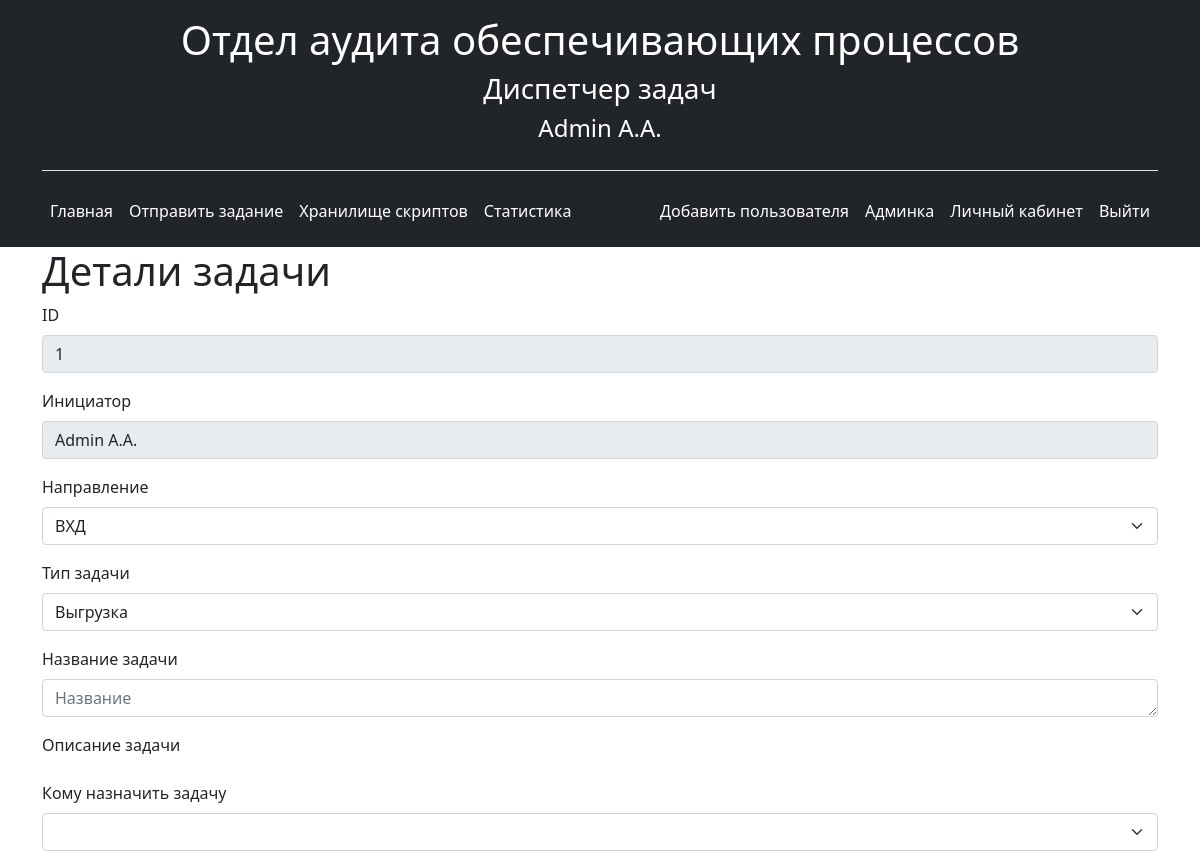
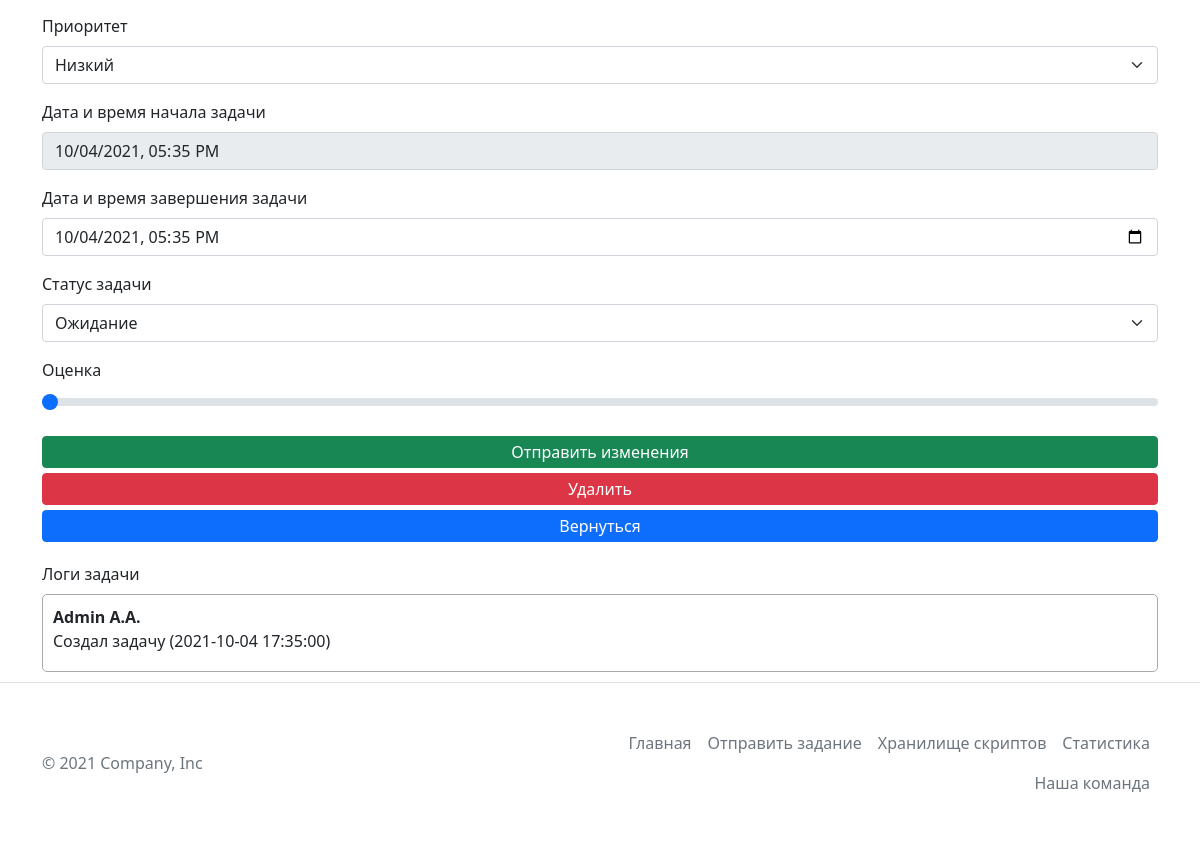
Page /tasks/1 (signed in) on the earlier database version (2 pictures, top to bottom).
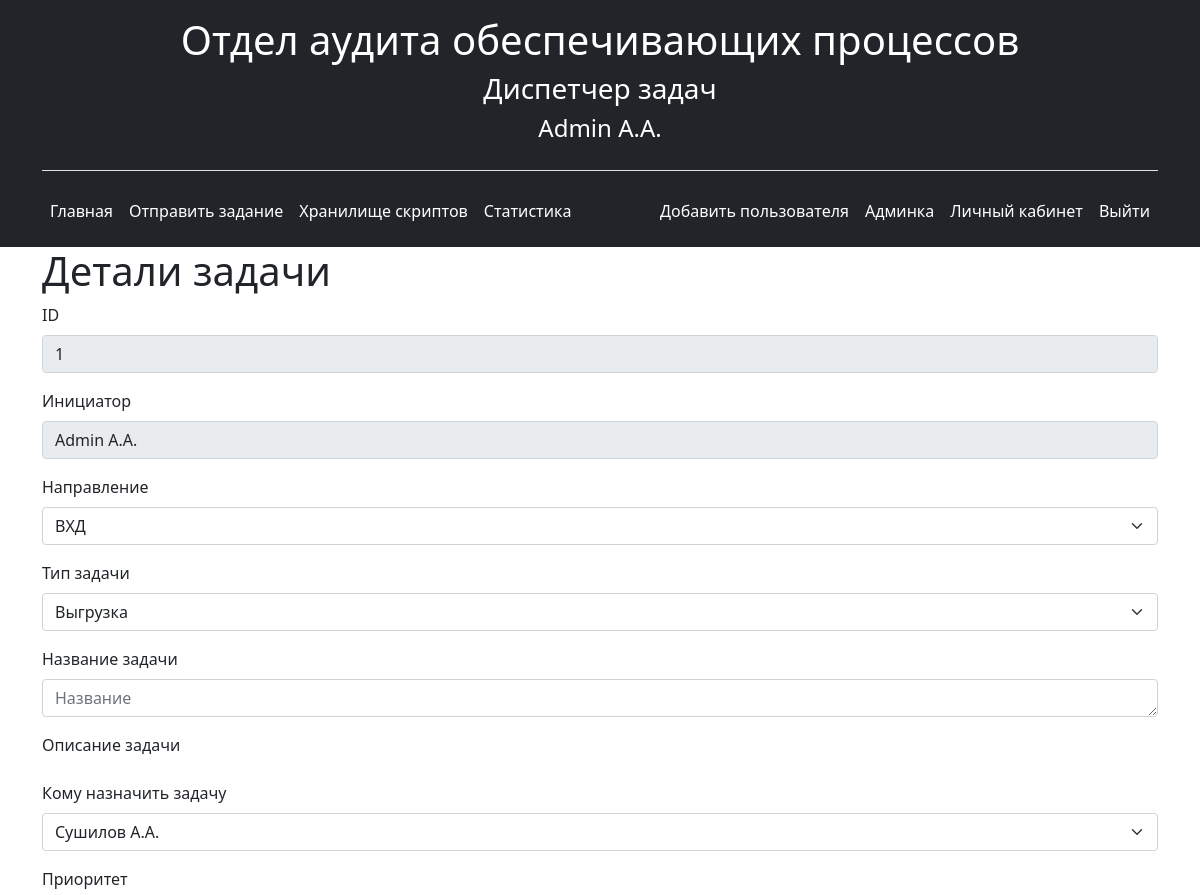
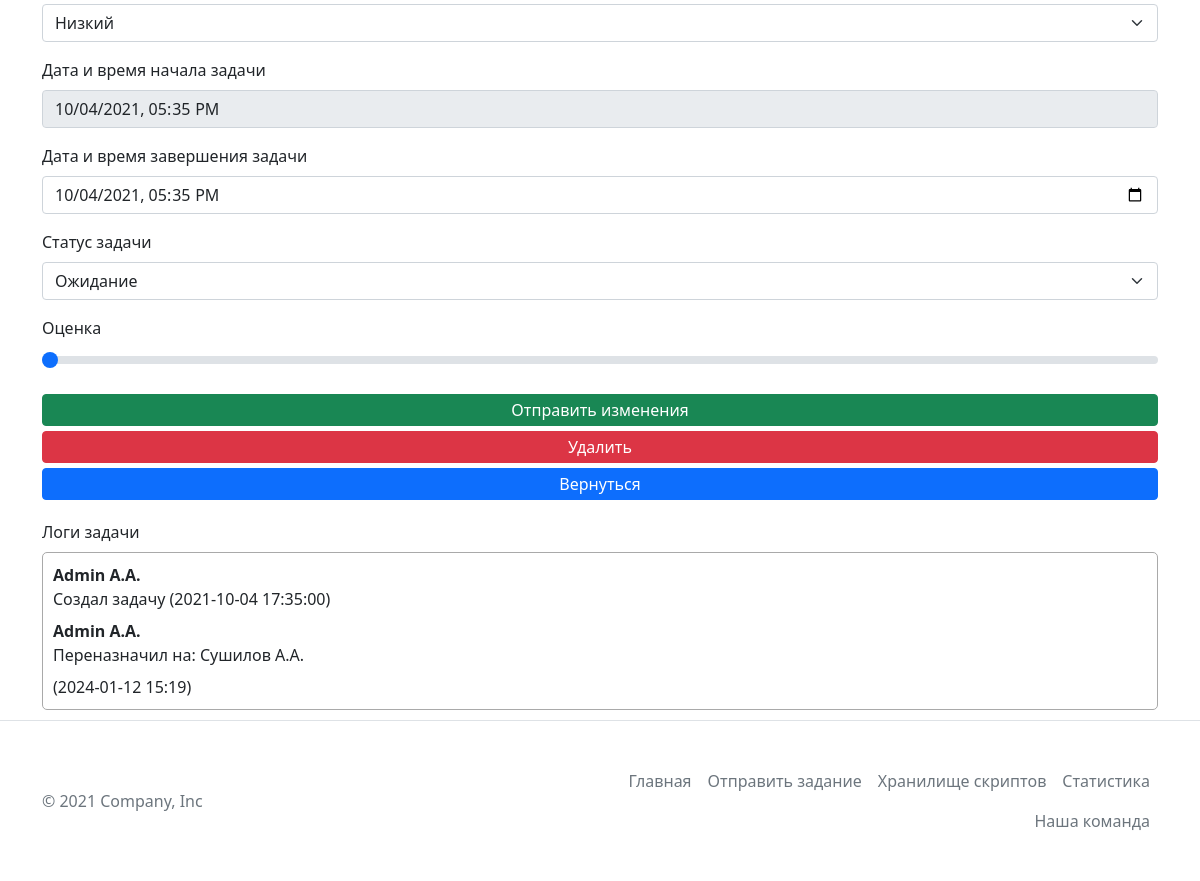
Same page on the later database version (2 pictures, top to bottom).
### app.py (models this page shows, shortened)
class Log(db.Model):
    __tablename__ = 'logs'
    id = db.Column(db.Integer, primary_key=True)
    task_id = db.Column(db.Integer, db.ForeignKey('task.id'), nullable=False)
    task = db.relationship('Task', foreign_keys=[task_id])
    user_id = db.Column(db.Integer, db.ForeignKey('user.id'), nullable=False)
    user = db.relationship('User', foreign_keys=[user_id])
    description = db.Column(db.Text, nullable=False)

### app.py (the view)
@app.route('/tasks/<int:id>')
@login_required
def task_detail(id):
    task = Task.query.get(id)
    logs = Log.query.filter_by(task_id=id)
    name = current_user.fio
    directions = Direction.query.order_by(Direction.id).all()
    types = Type.query.order_by(Type.id).all()
    users = User.query.order_by(User.id).filter(User.id != '1')
    urgency = Urgency.query.order_by(Urgency.id).all()
    status = Status.query.order_by(Status.id).all()
    return render_template("task_detail.html", task=task, name=name, directions=directions, types=types, users=users,
                           urgency=urgency, status=status, logs=logs)

### app.py (called while the page is built)
@login_manager.user_loader
def load_user(user_id):
    return User.query.get(user_id)

### templates/task_detail.html (shortened to what the changed rows need)
{% extends 'base.html' %}
{% block body %}
<div class="container">
    <h1>Детали задачи</h1>
    <div>
        <form class="task-form" action="/tasks/{{ task.id }}/update_task" method="post">
            <div class="mb-3">
            </div>
            <div class="mb-3">
            </div>
            <div class="mb-3">
            </div>
            <div class="mb-3">
            </div>
             <div class="mb-3">
            </div>
            <div class="mb-3">
            </div>
            <div class="mb-3">
                <label class="form-label">Кому назначить задачу</label>
                <select class="form-select" aria-label="Default select example" id="to_user" name="to_user">
                    <option value="0"></option>
                    {% for el in users %}
                    <option value="{{ el.id }}" {% if el.id ==  task.to_user.id %}selected{% endif %}>{{ el.fio }}</option>
                    {% endfor %}
                </select>
            </div>
            <div class="mb-3">
            </div>
            <div class="mb-3">
            </div>
            <div class="mb-3">
            </div>
            <div class="mb-3">
            </div>
               <div class="mb-3">
                </div>
            {% if (current_user.id == task.user.id or current_user.id == task.to_user.id or task.to_user.id == null) or current_user.role.name == 'Admin' %}
            <input type="submit" class="btn btn-success" id="add_type" name="add_type" value="Отправить изменения">
            <a href="/tasks/{{ task.id }}/delete_task" class="btn btn-danger">Удалить</a>
            {% endif %}
            <a href="/tasks" class="btn btn-primary">Вернуться</a>
        </form>
        <label class="form-label">Логи задачи</label>
        <div class="logs">
            {% for el in logs %}
                {{ el.description|safe }}
             {% endfor %}
        </div>
    </div>
</div>
{% endblock %}

Differences in the rows shown:
added Log: description "Admin A.A. Переназначил на: Сушилов А.А. (2024-01-12 15:19)"
Other differences:
form field to_user: (not shown) → "Сушилов А.А."
